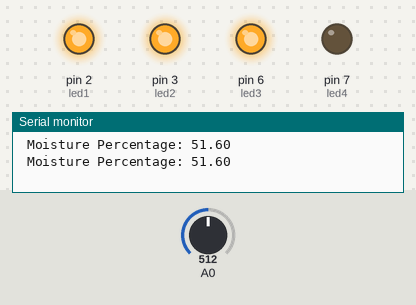
The sketch below on a simulated Arduino Uno, built with avr-gcc and run on an emulated ATmega328P. On the bench: output pins drawn as LEDs (lit = HIGH), the last lines printed to the serial monitor. Inputs (shaded band) come from the test bench; at power-on: A0 = 512.

Above: at 1.8 s.
1.9 s: A0 set to 535
At 2.7 s:
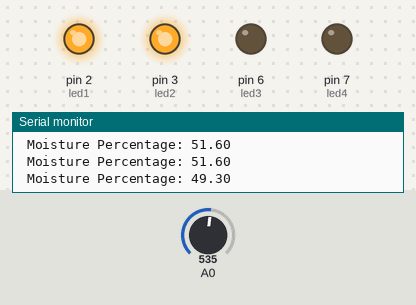
3.5 s: A0 set to 761
5.2 s: A0 set to 786
At 7.1 s:
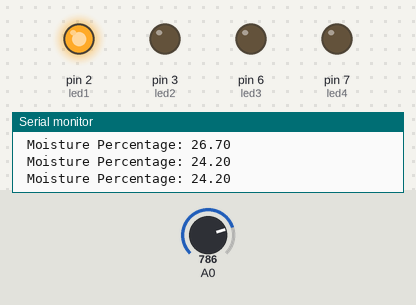
7.5 s: A0 set to 864
9.2 s: A0 set to 895
At 11.2 s:
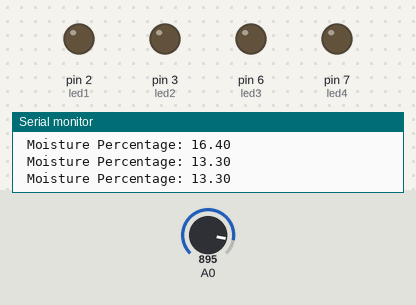
11.5 s: A0 set to 716
At 13.0 s:
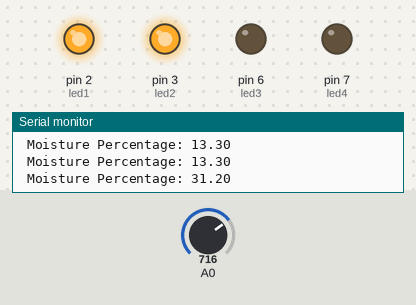
Timing chart, 0 to 14.5 s (numbered marks = the images above; inputs shaded):
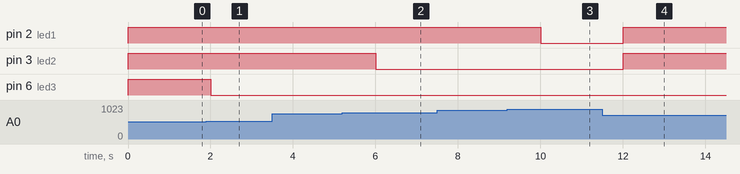

Measured:
- the behaviour switches between 528 and 529 on A0 (found by bisection; images 0 and 1)
- the behaviour switches between 778 and 779 on A0 (found by bisection; images 1 and 2)
- the behaviour switches between 878 and 879 on A0 (found by bisection; images 2 and 3)
- after the input at 1.9 s, pin 6 (led3): HIGH → LOW after 0.10 s
- after the input at 5.2 s, pin 3 (led2): HIGH → LOW after 0.81 s
- after the input at 9.2 s, pin 2 (led1): HIGH → LOW after 0.81 s
- after the input at 11.5 s, pin 2 (led1), pin 3 (led2): LOW → HIGH after 0.51 s

The sketch:

Arduino_Code_-_Soil_Moisture.ino
```cpp
// Declaring variables for moisture value and percentage
int moisturevalue;
float Moisture_Percentage;

// Setting the pin numbers for Digital Output for LEDs
int led1 = 2;
int led2 = 3;
int led3 = 6;
int led4 = 7;

// Start the program
void setup() {
    Serial.begin(9600); // Initialize serial communication at 9600 bits per second
    // Set LED pins as output
    pinMode(led1, OUTPUT);
    pinMode(led2, OUTPUT);
    pinMode(led3, OUTPUT);
    pinMode(led4, OUTPUT);
}

// Infinite loop that continuously checks the moisture level
void loop() {
    moisturevalue = analogRead(A0); // Read data from analog pin A0
    // Calculate the moisture percentage using the formula
    Moisture_Percentage = ((1028 - moisturevalue) / 10.0);
    // Print the moisture percentage to the serial monitor
    Serial.print(" Moisture Percentage: ");
    Serial.println(Moisture_Percentage);

    // Turn off all LEDs initially
    digitalWrite(led1, LOW);
    digitalWrite(led2, LOW);
    digitalWrite(led3, LOW);
    digitalWrite(led4, LOW);

    // Decide which LEDs to turn on based on the moisture percentage
    if (Moisture_Percentage >= 15 && Moisture_Percentage < 25) {
        // Turn on the first LED
        digitalWrite(led1, HIGH);
    } else if (Moisture_Percentage >= 25 && Moisture_Percentage < 50) {
        // Turn on the first two LEDs
        digitalWrite(led1, HIGH);
        digitalWrite(led2, HIGH);
    } else if (Moisture_Percentage >= 50 && Moisture_Percentage < 75) {
        // Turn on the first three LEDs
        digitalWrite(led1, HIGH);
        digitalWrite(led2, HIGH);
        digitalWrite(led3, HIGH);
    } else if (Moisture_Percentage >= 75) {
        // Turn on all four LEDs
        digitalWrite(led1, HIGH);
        digitalWrite(led2, HIGH);
        digitalWrite(led3, HIGH);
        digitalWrite(led4, HIGH);
    } else {
        // Ensure all LEDs are off (redundant but clear)
        digitalWrite(led1, LOW);
        digitalWrite(led2, LOW);
        digitalWrite(led3, LOW);
        digitalWrite(led4, LOW);
    }

    delay(1000); // Delay for 1 second before the next reading
}
```
